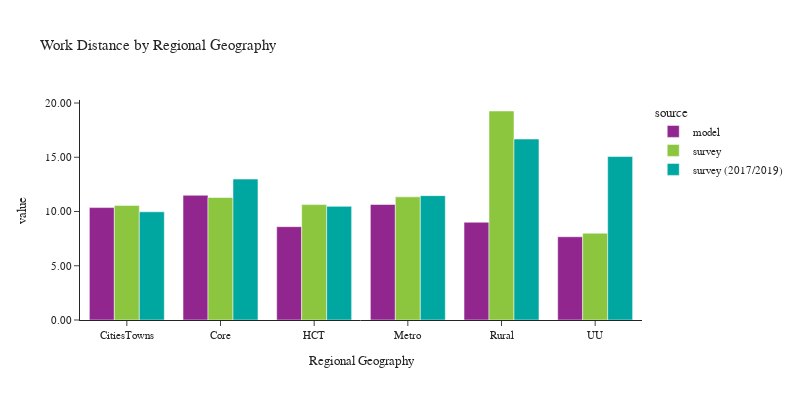

Here is the notebook cell this chart was saved with:
### Code cell
plot_work_location(df_workers, 'rg_proposed_work', 'Regional Geography', 'Regional Geography')

### Figure 1 — Plotly figure (JSON) as saved in the notebook; plotly's stock layout.template omitted (floating-point values rounded to 4 significant figures)
{"data": [{"alignmentgroup": "True", "customdata": [[129256], [622918], [294077], [997423], [125943], [40551]], "hovertemplate": "source=model<br>rg_proposed_work=%{x}<br>value=%{y}<br>sample count=%{customdata[0]}<extra></extra>", "legendgroup": "model", "marker": {"color": "#91268F", "pattern": {"shape": ""}}, "name": "model", "offsetgroup": "model", "orientation": "v", "showlegend": true, "textposition": "auto", "type": "bar", "x": ["CitiesTowns", "Core", "HCT", "Metro", "Rural", "UU"], "xaxis": "x", "y": [10.36, 11.5, 8.604, 10.65, 9.009, 7.673], "yaxis": "y"}, {"alignmentgroup": "True", "customdata": [[66], [537], [185], [1686], [88], [44]], "hovertemplate": "source=survey<br>rg_proposed_work=%{x}<br>value=%{y}<br>sample count=%{customdata[0]}<extra></extra>", "legendgroup": "survey", "marker": {"color": "#8CC63E", "pattern": {"shape": ""}}, "name": "survey", "offsetgroup": "survey", "orientation": "v", "showlegend": true, "textposition": "auto", "type": "bar", "x": ["CitiesTowns", "Core", "HCT", "Metro", "Rural", "UU"], "xaxis": "x", "y": [10.56, 11.29, 10.64, 11.35, 19.26, 8.001], "yaxis": "y"}, {"alignmentgroup": "True", "customdata": [[79], [1189], [299], [3877], [112], [39]], "hovertemplate": "source=survey (2017/2019)<br>rg_proposed_work=%{x}<br>value=%{y}<br>sample count=%{customdata[0]}<extra></extra>", "legendgroup": "survey (2017/2019)", "marker": {"color": "#00A7A0", "pattern": {"shape": ""}}, "name": "survey (2017/2019)", "offsetgroup": "survey (2017/2019)", "orientation": "v", "showlegend": true, "textposition": "auto", "type": "bar", "x": ["CitiesTowns", "Core", "HCT", "Metro", "Rural", "UU"], "xaxis": "x", "y": [9.972, 12.99, 10.47, 11.46, 16.68, 15.07], "yaxis": "y"}], "layout": {"barmode": "group", "font": {"size": 11}, "height": 400, "legend": {"title": {"text": "source"}, "tracegroupgap": 0}, "title": {"text": "Work Distance by Regional Geography"}, "width": 800, "xaxis": {"anchor": "y", "domain": [0.0, 1.0], "title": {"text": "Regional Geography"}}, "yaxis": {"anchor": "x", "domain": [0.0, 1.0], "tickformat": ".2f", "title": {"text": "value"}}}}
